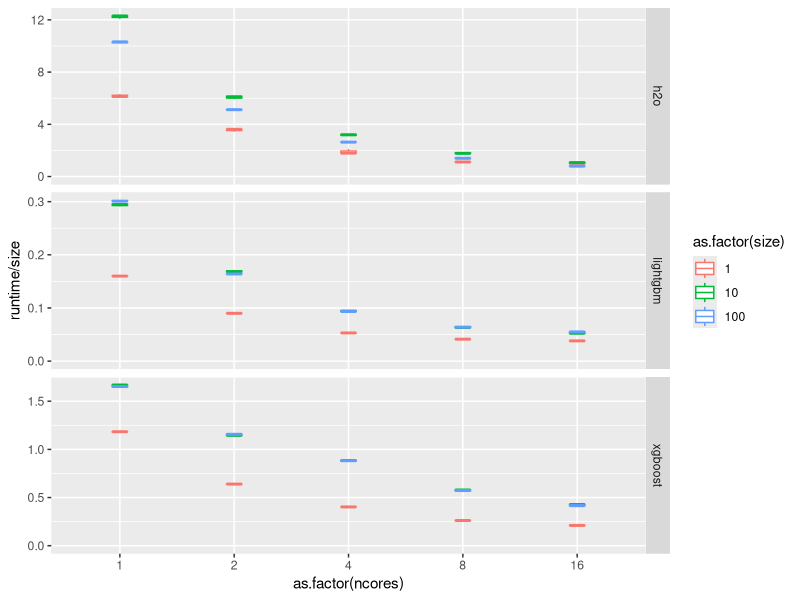
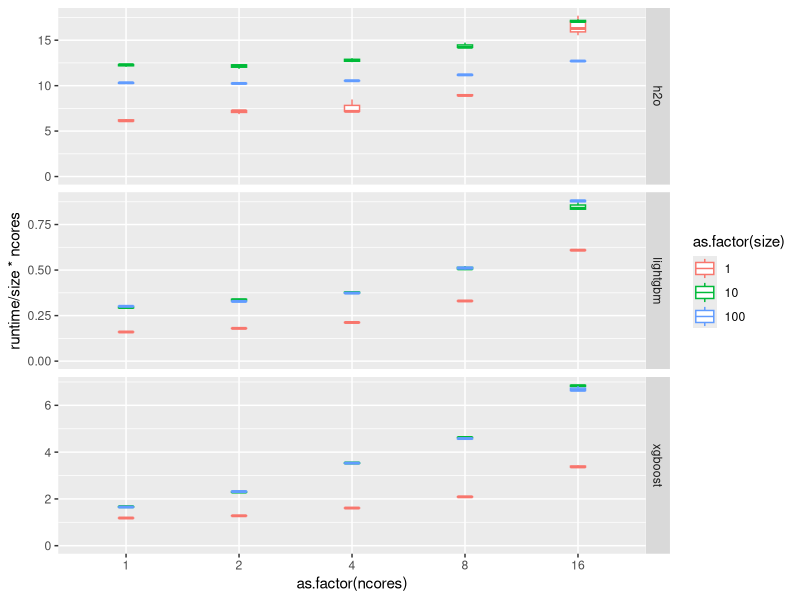
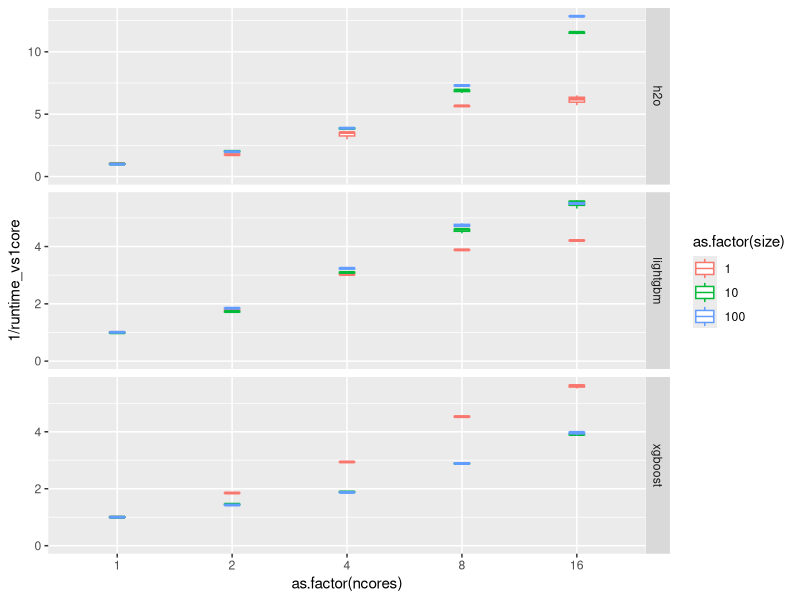

The R source for these figures, in order:
## ---- chunk 1

library(tidyverse)

d <- read_delim("res.csv", delim=":", 
        col_names = c("size","tool","ncores","cores","runtime")) 

## ---- chunk 2

ggplot(d) + geom_boxplot(aes(x = as.factor(ncores), y = runtime/size, color = as.factor(size)), 
      position = position_dodge(0), width = 0.4) +
  facet_grid(tool~., scales="free") + ylim(c(0,NA)) 

## ---- chunk 3

ggplot(d) + geom_boxplot(aes(x = as.factor(ncores), y = runtime/size*ncores, color = as.factor(size)), 
      position = position_dodge(0), width = 0.4) +
  facet_grid(tool~., scales="free") + ylim(c(0,NA)) 

## ---- chunk 4

d %>% group_by(size, tool) %>% mutate(runtime_vs1core=runtime/first(runtime)) %>% 
  ggplot() + geom_boxplot(aes(x = as.factor(ncores), y = 1/runtime_vs1core, color = as.factor(size)), 
      position = position_dodge(0), width = 0.4) +
  facet_grid(tool~., scales="free") + ylim(c(0,NA)) 

